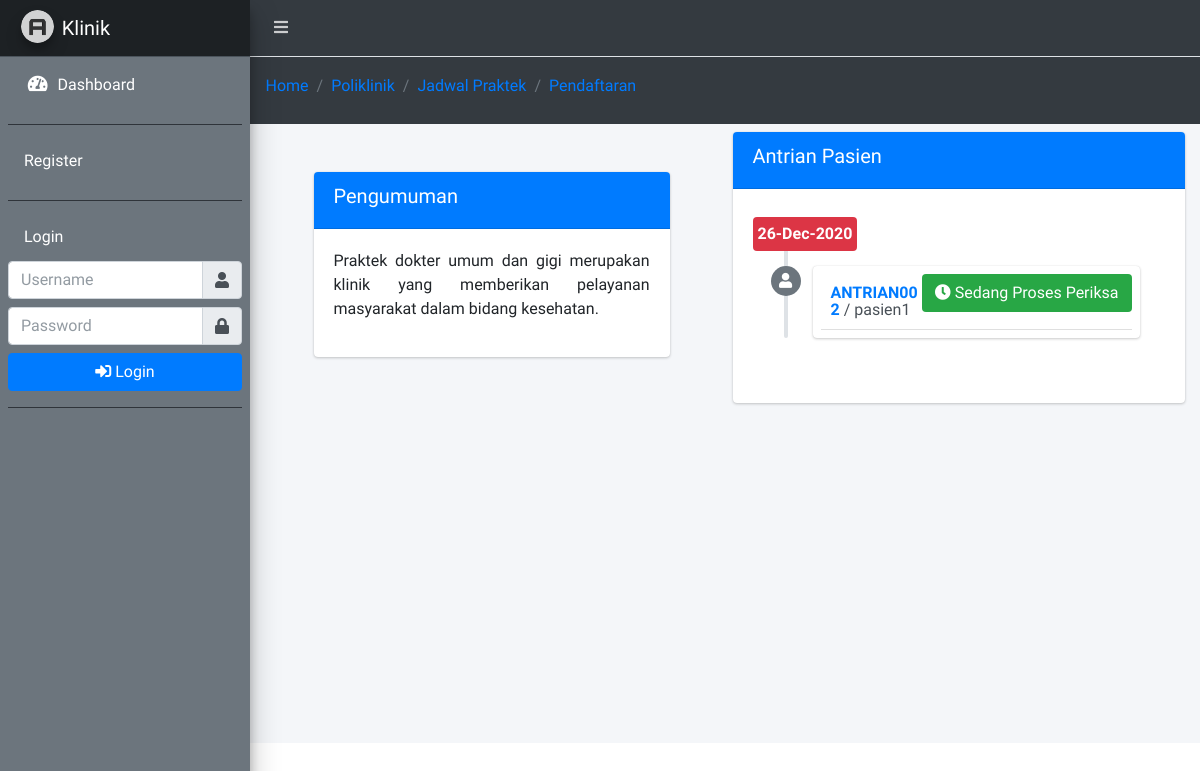
Before: / with the older database file.
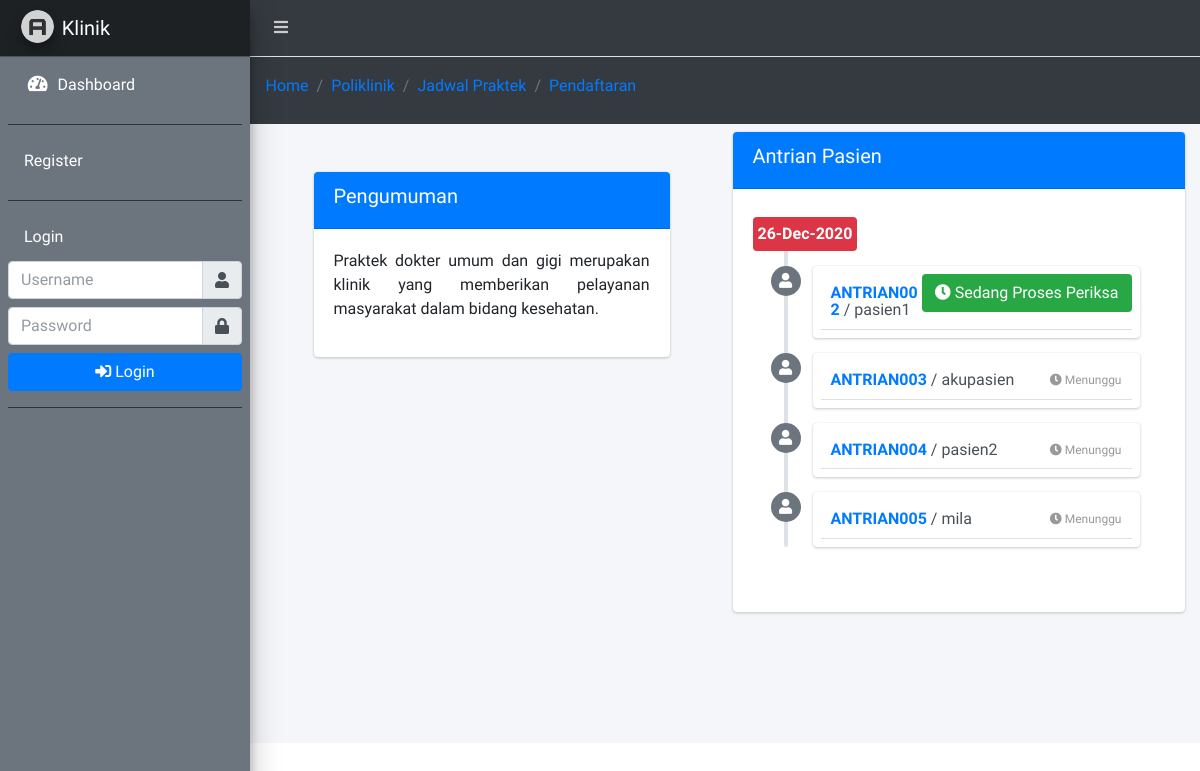
After: the same page with the newer database file.
### tables this page shows
CREATE TABLE `tb_pasien` (
  `id_pasien` char(15) NOT NULL,
  `id_dokter` char(15) NOT NULL,
  `id_user` char(15) NOT NULL,
  `no_antrian` char(16) NOT NULL,
  `no_rekam_medis` char(16) NOT NULL,
  `waktu` varchar(225) NOT NULL,
  `hari_periksa` varchar(225) NOT NULL,
  `nomor_antri` char(16) NOT NULL
);

CREATE TABLE `tb_user` (
  `id_user` char(15) NOT NULL,
  `username` varchar(50) NOT NULL,
  `password` varchar(225) NOT NULL,
  `confirm_password` varchar(225) NOT NULL,
  `nama_user` varchar(30) NOT NULL,
  `jenis_kelamin` varchar(10) NOT NULL,
  `gol_darah` varchar(10) NOT NULL,
  `tempat_lahir` varchar(100) NOT NULL,
  `tanggal_lahir` varchar(225) NOT NULL,
  `agama` varchar(10) NOT NULL,
  `tgl_masuk` varchar(225) NOT NULL
);

### home.php (the view, shortened to what this page needs)
<div class="row">
  <div class="col-sm-6">
    <div class="card mt-2 m-5">
    	<div class="card-header bg-blue">
    		<h5>Pengumuman</h5>
    	</div>
    	<div class="card-body">
    		<p class="text-justify">Praktek dokter umum dan gigi merupakan klinik yang memberikan pelayanan masyarakat dalam bidang kesehatan.</p>
    	</div>
    </div>
  </div>
  <div class="col-sm-6">
    <div class="card mt-2 m-0">
      <div class="card-header bg-blue">
        <h5>Antrian Pasien</h5>
      </div>
      <div class="card-body">
    <div class="timeline mt-2">
      <div class="time-label">
        <?php
        $tgl = date('d-M-Y');
        ?>
        <span class="bg-red"><?= $tgl; ?></span>
      </div>
      <?php
      $sqlpasien = mysqli_query($koneksi, "SELECT * FROM tb_pasien X INNER JOIN tb_user Y ON y.id_user = x.id_user WHERE nomor_antri != '' ORDER BY nomor_antri ASC");
      while ($pasien = mysqli_fetch_array($sqlpasien)) { ?>
        <div>
            <i class="fas fa-user bg-gray"></i>
          <div class="timeline-item p-2">
            <?php
            $minantri = mysqli_query($koneksi, "SELECT MIN(nomor_antri) as antri FROM tb_pasien WHERE nomor_antri != ''");
            $cek = mysqli_fetch_array($minantri);
            if ($pasien['nomor_antri'] == $cek['antri']) {
              echo '<a href="" class="btn bg-green float-right"><i class="fas fa-clock"></i> Sedang Proses Periksa</a>';
            }else{
              echo '<span class="time"><i class="fas fa-clock"></i> Menunggu</span>';
            }
            ?>
            <h3 class="timeline-header no-border"><a href="#"><?= $pasien['nomor_antri']; ?></a> / <?= $pasien['nama_user']; ?></h3>
          </div>
        </div>
      <?php }
      ?>
    </div>
      </div>
    </div>
  </div>
</div>

Changed rows visible on the page:
now on this page (row edited): tb_pasien: shows "Menunggu", nomor_antri "ANTRIAN003", id_user.nama_user "akupasien"
now on this page (row edited): tb_pasien: shows "Menunggu", nomor_antri "ANTRIAN004", id_user.nama_user "pasien2"
added tb_pasien: shows "Menunggu", nomor_antri "ANTRIAN005", id_user.nama_user "mila"
